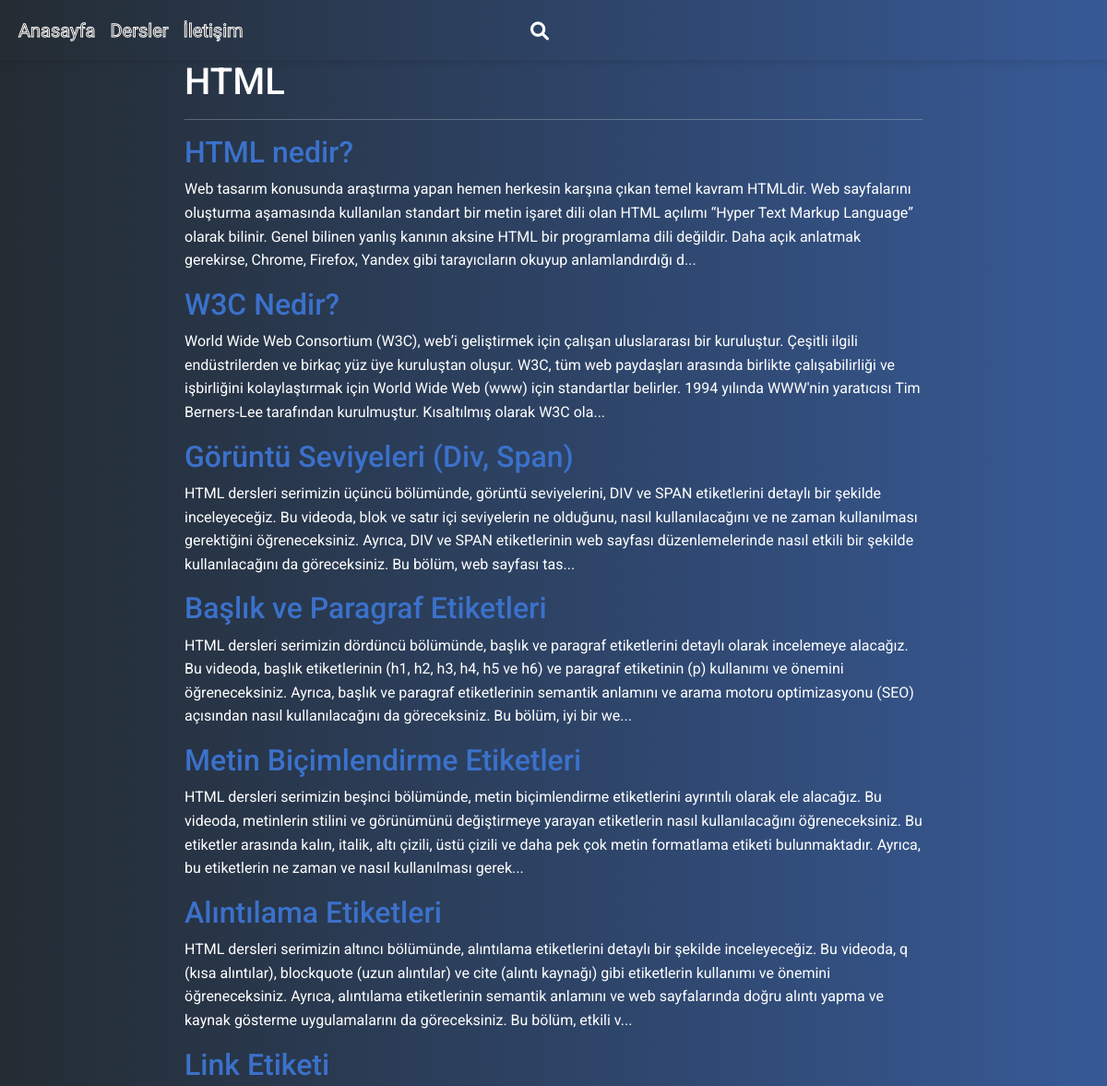
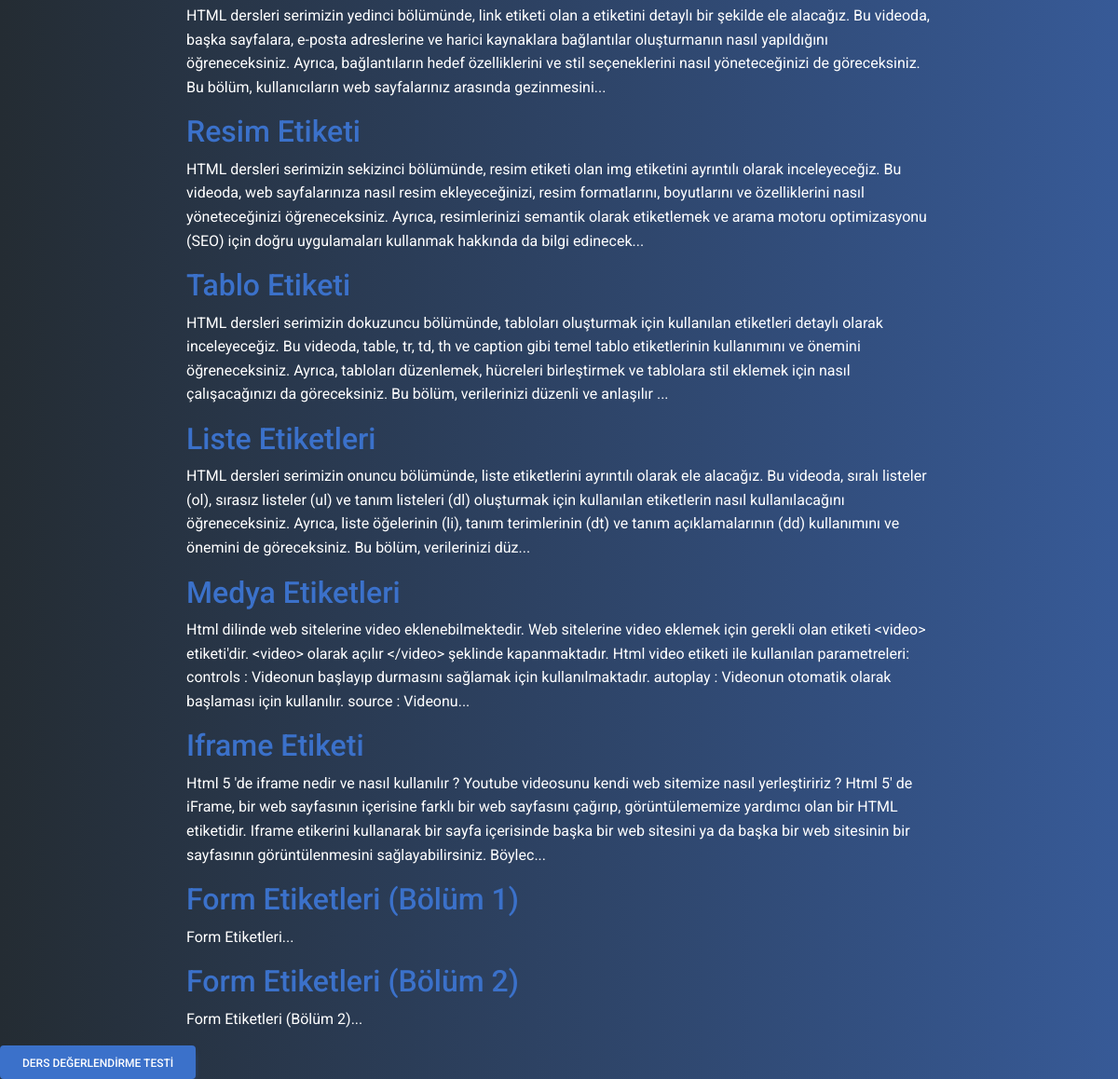
Screenshot of /Html/ with the database file from the repository (2 pictures, top to bottom).
### quiz/models.py (models this page shows, shortened)
class  Html(models.Model):
	tutorial_Title = models.CharField(max_length=20000)
	tutorial_Body = models.TextField()
	tutorial_Video = EmbedVideoField()
	class  Meta:
		verbose_name_plural = "Html"

### quiz/views.py (the view)
# urls.py: path('Html/',html, name="html" ),
def  html(request):
	html = Html.objects.all()
	context = {
	'html': html,
	}
	return  render(request, 'dersler/html.html', context)

### quiz/templates/dersler/html.html (shortened to what this page needs)
{% extends 'base.html' %}
{% load static %}
{% block body %}
{% include 'part/header.html' %}
<div class="header vh100 gradient-custom">
    <div  class="col-md-8 offset-md-2 ">
        <h1 style="color: white;">HTML</h1>
        <hr style="color: white;">
        {% for t in html %}
        <h2><a  href="{% url 'html_detail' t.pk %}">{{ t.tutorial_Title}}</a></h2>
        <p style="color: white;">{{ t.tutorial_Body | slice:':400' }}...</p>
        {% endfor %}
    </div>
    <a href="{% url 'htmlq' %}" class="btn btn-primary">Ders Değerlendirme Testi</a>
</div>
{% endblock body %}

### quiz/static/style.css (style rules this page uses)
.gradient-custom { background: #0045c5dc; color: white !important; background: -webkit-linear-gradient(to right, rgb(36, 44, 51), rgb(55, 90, 151)); background: linear-gradient(to right, rgb(36, 44, 51), rgb(55, 90, 151)) }
*, *::before, *::after { margin: 0; padding: 0; box-sizing: border-box; }

### quiz/static/animasyon.css (style rules this page uses)
a { text-decoration: none; }

### quiz/templates/dersler/html.html (style rules this page uses)
body { background: #0045c5dc; background: -webkit-linear-gradient(to right, rgb(36, 44, 51), rgb(55, 90, 151)); background: linear-gradient(to right, rgb(36, 44, 51), rgb(55, 90, 151)) }

### rows the page displays
Html: tutorial_Title "HTML nedir?", tutorial_Body "Web tasarım konusunda araştırma yapan hemen herkesin karşına çıkan temel kavram HTMLdir. Web sayfalarını oluşturma aşamasında kullanılan standart bir metin işaret dili olan HTML açılımı “Hyper Text Markup Language” olarak bilinir. Genel bilinen yanlış kanının aksine HTML bir programlama dili değildir. Daha açık anlatmak gerekirse, Chrome, Firefox, Yandex gibi tarayıcıların okuyup anlamlandırdığı d"
Html: tutorial_Title "W3C Nedir?", tutorial_Body "World Wide Web Consortium (W3C), web’i geliştirmek için çalışan uluslararası bir kuruluştur. Çeşitli ilgili endüstrilerden ve birkaç yüz üye kuruluştan oluşur. W3C, tüm web paydaşları arasında birlikte çalışabilirliği ve işbirliğini kolaylaştırmak için World Wide Web (www) için standartlar belirler. 1994 yılında WWW'nin yaratıcısı Tim Berners-Lee tarafından kurulmuştur. Kısaltılmış olarak W3C ola"
Html: tutorial_Title "Görüntü Seviyeleri (Div, Span)", tutorial_Body "HTML dersleri serimizin üçüncü bölümünde, görüntü seviyelerini, DIV ve SPAN etiketlerini detaylı bir şekilde inceleyeceğiz. Bu videoda, blok ve satır içi seviyelerin ne olduğunu, nasıl kullanılacağını ve ne zaman kullanılması gerektiğini öğreneceksiniz. Ayrıca, DIV ve SPAN etiketlerinin web sayfası düzenlemelerinde nasıl etkili bir şekilde kullanılacağını da göreceksiniz. Bu bölüm, web sayfası tas"
Html: tutorial_Title "Başlık ve Paragraf Etiketleri", tutorial_Body "HTML dersleri serimizin dördüncü bölümünde, başlık ve paragraf etiketlerini detaylı olarak incelemeye alacağız. Bu videoda, başlık etiketlerinin (h1, h2, h3, h4, h5 ve h6) ve paragraf etiketinin (p) kullanımı ve önemini öğreneceksiniz. Ayrıca, başlık ve paragraf etiketlerinin semantik anlamını ve arama motoru optimizasyonu (SEO) açısından nasıl kullanılacağını da göreceksiniz. Bu bölüm, iyi bir we"
Html: tutorial_Title "Metin Biçimlendirme Etiketleri", tutorial_Body "HTML dersleri serimizin beşinci bölümünde, metin biçimlendirme etiketlerini ayrıntılı olarak ele alacağız. Bu videoda, metinlerin stilini ve görünümünü değiştirmeye yarayan etiketlerin nasıl kullanılacağını öğreneceksiniz. Bu etiketler arasında kalın, italik, altı çizili, üstü çizili ve daha pek çok metin formatlama etiketi bulunmaktadır. Ayrıca, bu etiketlerin ne zaman ve nasıl kullanılması gerek"
Html: tutorial_Title "Alıntılama Etiketleri", tutorial_Body "HTML dersleri serimizin altıncı bölümünde, alıntılama etiketlerini detaylı bir şekilde inceleyeceğiz. Bu videoda, q (kısa alıntılar), blockquote (uzun alıntılar) ve cite (alıntı kaynağı) gibi etiketlerin kullanımı ve önemini öğreneceksiniz. Ayrıca, alıntılama etiketlerinin semantik anlamını ve web sayfalarında doğru alıntı yapma ve kaynak gösterme uygulamalarını da göreceksiniz. Bu bölüm, etkili v"
Html: tutorial_Title "Link Etiketi", tutorial_Body "HTML dersleri serimizin yedinci bölümünde, link etiketi olan a etiketini detaylı bir şekilde ele alacağız. Bu videoda, başka sayfalara, e-posta adreslerine ve harici kaynaklara bağlantılar oluşturmanın nasıl yapıldığını öğreneceksiniz. Ayrıca, bağlantıların hedef özelliklerini ve stil seçeneklerini nasıl yöneteceğinizi de göreceksiniz. Bu bölüm, kullanıcıların web sayfalarınız arasında gezinmesini"
Html: tutorial_Title "Resim Etiketi", tutorial_Body "HTML dersleri serimizin sekizinci bölümünde, resim etiketi olan img etiketini ayrıntılı olarak inceleyeceğiz. Bu videoda, web sayfalarınıza nasıl resim ekleyeceğinizi, resim formatlarını, boyutlarını ve özelliklerini nasıl yöneteceğinizi öğreneceksiniz. Ayrıca, resimlerinizi semantik olarak etiketlemek ve arama motoru optimizasyonu (SEO) için doğru uygulamaları kullanmak hakkında da bilgi edinecek"
Html: tutorial_Title "Tablo Etiketi", tutorial_Body "HTML dersleri serimizin dokuzuncu bölümünde, tabloları oluşturmak için kullanılan etiketleri detaylı olarak inceleyeceğiz. Bu videoda, table, tr, td, th ve caption gibi temel tablo etiketlerinin kullanımını ve önemini öğreneceksiniz. Ayrıca, tabloları düzenlemek, hücreleri birleştirmek ve tablolara stil eklemek için nasıl çalışacağınızı da göreceksiniz. Bu bölüm, verilerinizi düzenli ve anlaşılır"
Html: tutorial_Title "Liste Etiketleri", tutorial_Body "HTML dersleri serimizin onuncu bölümünde, liste etiketlerini ayrıntılı olarak ele alacağız. Bu videoda, sıralı listeler (ol), sırasız listeler (ul) ve tanım listeleri (dl) oluşturmak için kullanılan etiketlerin nasıl kullanılacağını öğreneceksiniz. Ayrıca, liste öğelerinin (li), tanım terimlerinin (dt) ve tanım açıklamalarının (dd) kullanımını ve önemini de göreceksiniz. Bu bölüm, verilerinizi düz"
Html: tutorial_Title "Medya Etiketleri", tutorial_Body "Html dilinde web sitelerine video eklenebilmektedir. Web sitelerine video eklemek için gerekli olan etiketi <video> etiketi'dir. <video> olarak açılır </video> şeklinde kapanmaktadır. Html video etiketi ile kullanılan parametreleri: controls : Videonun başlayıp durmasını sağlamak için kullanılmaktadır. autoplay : Videonun otomatik olarak başlaması için kullanılır. source : Videonu"
Html: tutorial_Title "Iframe Etiketi", tutorial_Body "Html 5 'de iframe nedir ve nasıl kullanılır ? Youtube videosunu kendi web sitemize nasıl yerleştiririz ? Html 5' de iFrame, bir web sayfasının içerisine farklı bir web sayfasını çağırıp, görüntülememize yardımcı olan bir HTML etiketidir. Iframe etikerini kullanarak bir sayfa içerisinde başka bir web sitesini ya da başka bir web sitesinin bir sayfasının görüntülenmesini sağlayabilirsiniz. Böylec"
Html: tutorial_Title "Form Etiketleri (Bölüm 1)", tutorial_Body "Form Etiketleri"
Html: tutorial_Title "Form Etiketleri (Bölüm 2)", tutorial_Body "Form Etiketleri (Bölüm 2)"
